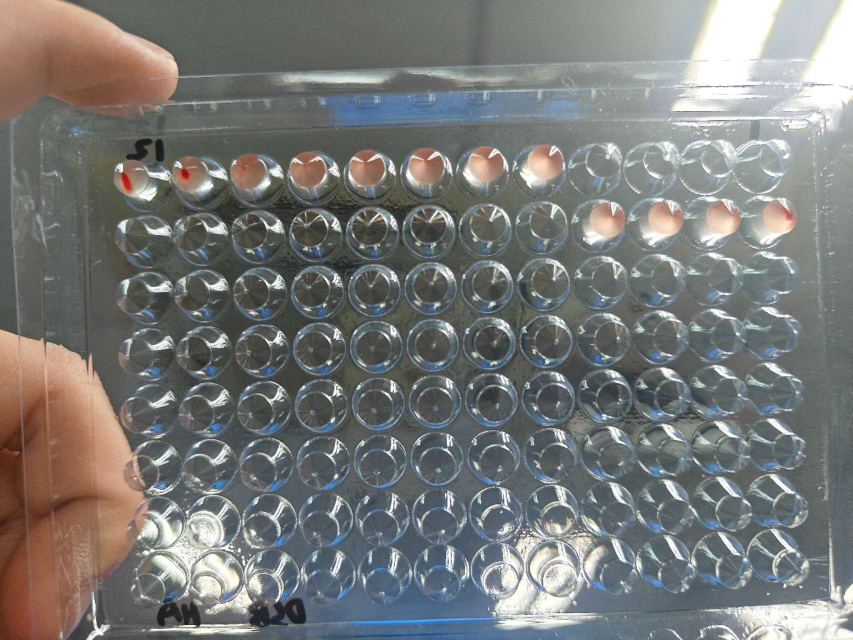
#> input picture 动物传染病学/HA.jpg, 1706 x 1280 px (shown at 1/2 size); its folder holds 5 pictures in this run
$ python create_composite_report_v2.py
#> lines starting #> are read from the running program, lines starting #| are printed output that depends on the picture
import matplotlib as mpl
import matplotlib.pyplot as plt
import matplotlib.image as mpimg
import numpy as np

# [nature-figure] Publication-grade settings
mpl.rcParams.update({
    "font.family": "sans-serif",
    "font.sans-serif": ["Arial", "Helvetica", "DejaVu Sans", "sans-serif"],
    "svg.fonttype": "none",
    "pdf.fonttype": 42,
    "font.size": 7.5,
})

def save_pub_py(fig, filename, dpi=600):
    fig.savefig(f"{filename}.svg", bbox_inches="tight")
    fig.savefig(f"{filename}.pdf", bbox_inches="tight")
    fig.savefig(f"{filename}.png", dpi=dpi, bbox_inches="tight")
    print(f"Refined composite figure saved as {filename}.svg/pdf/png")

# 1. Load and Flip Images
ha_img = mpimg.imread('HA.jpg')
#> ha_img is the input picture: shape (1280, 1706, 3); mean R, G, B 120.4, 121.6, 119.9
hi_img = mpimg.imread('HI.jpg')
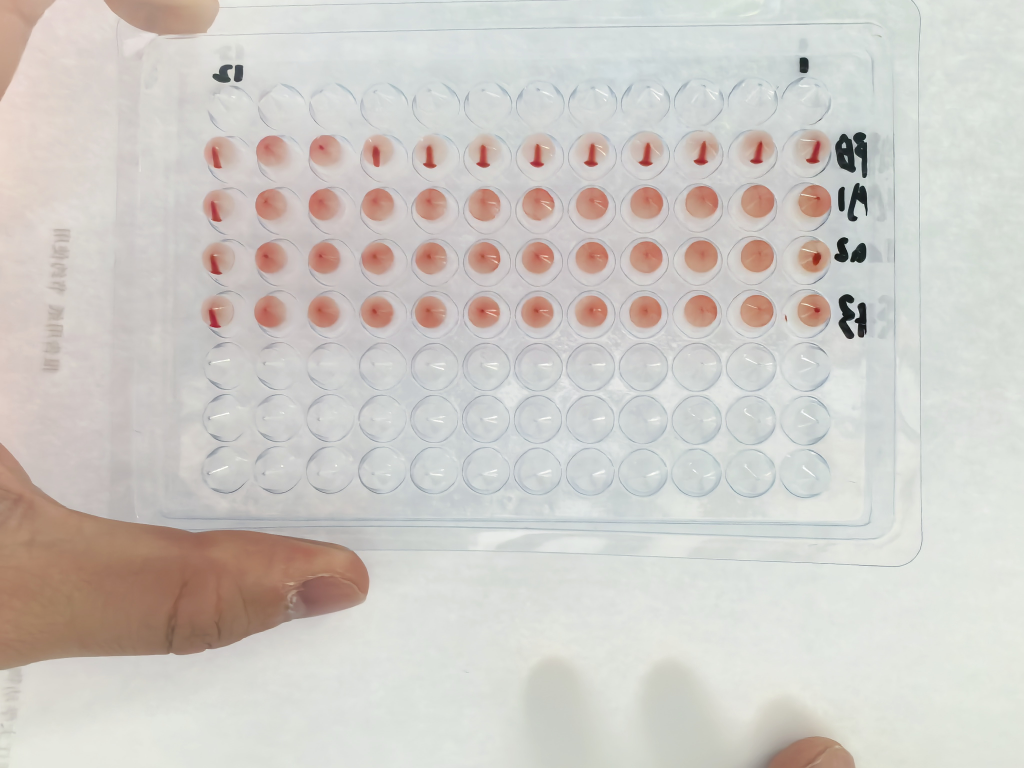
#> input picture 动物传染病学/HI.jpg, 4096 x 3072 px (shown at 1/4 size)
#> hi_img is the input picture: shape (3072, 4096, 3); mean R, G, B 207.1, 203.2, 198.1
ha_img_flipped = np.fliplr(ha_img)
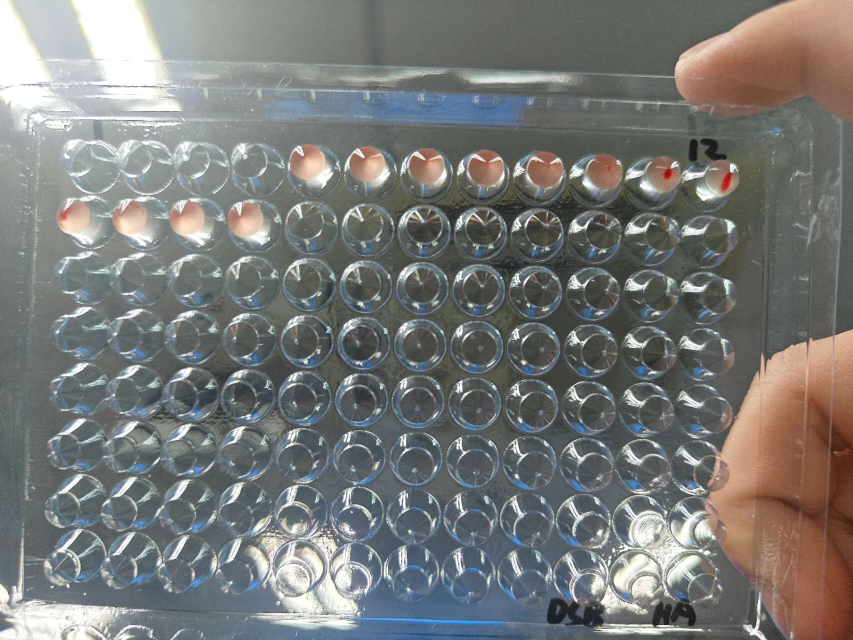
#> ha_img_flipped: shape (1280, 1706, 3) (shown at 1/2 size); mean R, G, B 120.4, 121.6, 119.9
hi_img_flipped = np.fliplr(hi_img)
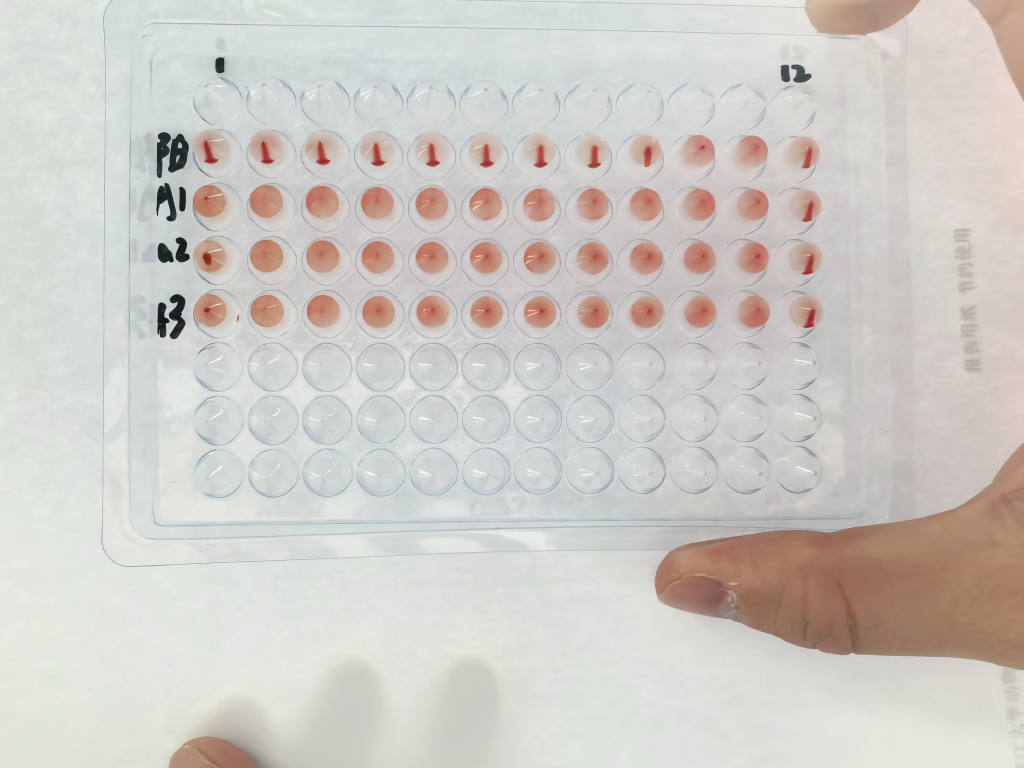
#> hi_img_flipped: shape (3072, 4096, 3) (shown at 1/4 size); mean R, G, B 207.1, 203.2, 198.1

# 2. Setup Figure Layout (Horizontal side-by-side for images)
# 10 inches wide, 6.5 inches tall
fig = plt.figure(figsize=(10, 6.5))
gs = fig.add_gridspec(2, 2, height_ratios=[1, 0.35], hspace=0.25, wspace=0.1)

# --- Panel (a): HA Plate (Left) ---
ax1 = fig.add_subplot(gs[0, 0])
ax1.imshow(ha_img_flipped)
ax1.set_axis_off()
ax1.set_title('a  Virus HA Assay (Well 1-12)', loc='left', fontweight='bold', pad=12)
# Well labels on HA
for i in range(12):
    ax1.text(ha_img_flipped.shape[1] * (i + 0.5) / 12, -30, str(i+1),
             ha='center', fontsize=6, color='#E64B35', fontweight='bold')

# --- Panel (b): HI Plate (Right) ---
ax2 = fig.add_subplot(gs[0, 1])
ax2.imshow(hi_img_flipped)
ax2.set_axis_off()
ax2.set_title('b  Serum HI Assay (PB, A1-A3)', loc='left', fontweight='bold', pad=12)
# Row labels on HI
rows = ["PB", "A1", "A2", "A3"]
for i, label in enumerate(rows):
    # Adjusting vertical position based on visual observation of the wells in hi_img
    ax2.text(-40, hi_img_flipped.shape[0] * (i + 1.2) / 6.5, label,
             va='center', ha='right', fontsize=8, fontweight='bold', color='#4DBBD5')

# --- Panel (c): Results Table (Bottom) ---
ax3 = fig.add_subplot(gs[1, :])
ax3.set_axis_off()

# Table Data
table_data = [
    ["Assay Type", "Sample Group", "Observation Description", "Final Titer ($log_2$)"],
    ["HA (Virus)", "Standard Ag", "Complete agglutination observed up to Well 9", "9"],
    ["HI (Serum)", "Positive Blood (PB)", "Complete inhibition observed up to Well 11", "11"],
    ["HI (Serum)", "Group A1", "Complete inhibition observed up to Well 10", "10"],
    ["HI (Serum)", "Group A2", "Complete inhibition observed up to Well 7", "7"],
    ["HI (Serum)", "Group A3", "Complete inhibition observed up to Well 9", "9"]
]

# Create the table with better styling
the_table = ax3.table(cellText=table_data, loc='center', cellLoc='center', edges='horizontal')
the_table.auto_set_font_size(False)
the_table.set_fontsize(8)
the_table.scale(0.95, 2.0)

# Header formatting
for j in range(len(table_data[0])):
    cell = the_table[0, j]
    cell.set_text_props(fontweight='bold', color='#333333')
    cell.set_facecolor('#F0F0F0')
    cell.visible_edges = 'B' # Only bottom line for header

# Add a clean title for the table section
fig.text(0.05, 0.28, 'c  Summary of Quantified Experimental Data', fontweight='bold', fontsize=9)

# Adjust layout manually to prevent overlaps
plt.subplots_adjust(top=0.9, bottom=0.05, left=0.05, right=0.95)

save_pub_py(fig, "Scientific_Report_Refined_Layout")
#> in save_pub_py, `fig.savefig(f"{filename}.svg", bbox_inches="tight")`:
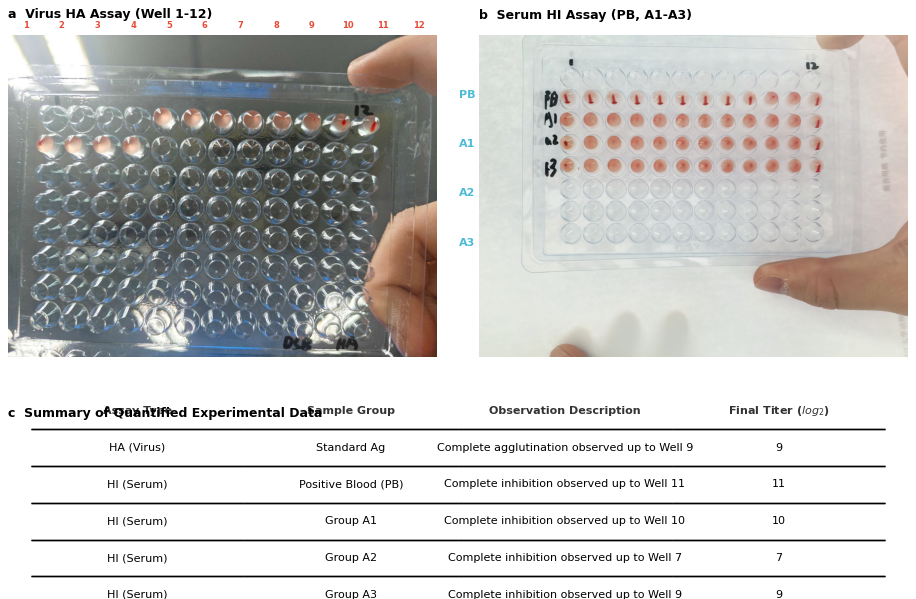
#> figure drawn by matplotlib, 2 panels
plt.close(fig)
